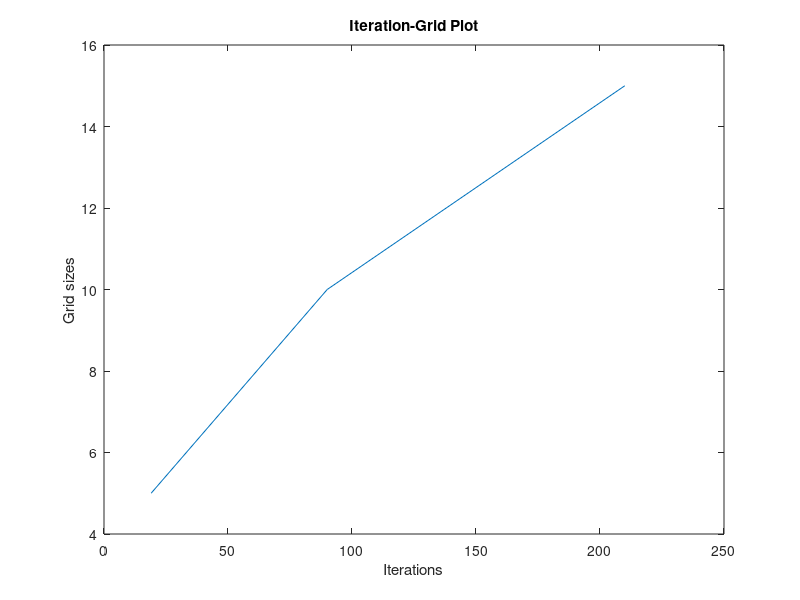

Reproduce this figure in MATLAB.
%Computational Aerodynamics HW403
%Student ID: 1001358558
%Name: Ching Huai Wang
figure
itr = [19 90 210];
grid = [5 10 15];
plot(itr, grid)
xlabel('Iterations')
ylabel('Grid sizes')
title('Iteration-Grid Plot')